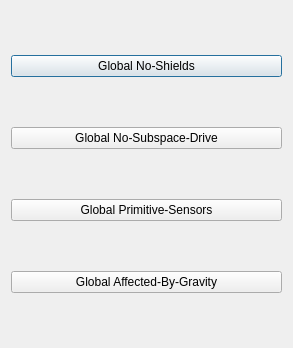
<?xml version="1.0" encoding="UTF-8"?>
<ui version="4.0">
 <class>fso::fred::dialogs::SetGlobalShipFlagsDialog</class>
 <widget class="QDialog" name="fso::fred::dialogs::SetGlobalShipFlagsDialog">
  <property name="geometry">
   <rect>
    <x>0</x>
    <y>0</y>
    <width>293</width>
    <height>348</height>
   </rect>
  </property>
  <property name="windowTitle">
   <string>Set Global Ship Flags</string>
  </property>
  <layout class="QVBoxLayout" name="verticalLayout">
   <item>
    <widget class="QPushButton" name="noShieldsButton">
     <property name="text">
      <string>Global No-Shields</string>
     </property>
    </widget>
   </item>
   <item>
    <widget class="QPushButton" name="noSubspaceDriveButton">
     <property name="text">
      <string>Global No-Subspace-Drive</string>
     </property>
    </widget>
   </item>
   <item>
    <widget class="QPushButton" name="primitiveSensorsButton">
     <property name="text">
      <string>Global Primitive-Sensors</string>
     </property>
    </widget>
   </item>
   <item>
    <widget class="QPushButton" name="affectedByGravityButton">
     <property name="text">
      <string>Global Affected-By-Gravity</string>
     </property>
    </widget>
   </item>
  </layout>
 </widget>
 <resources/>
 <connections/>
</ui>
